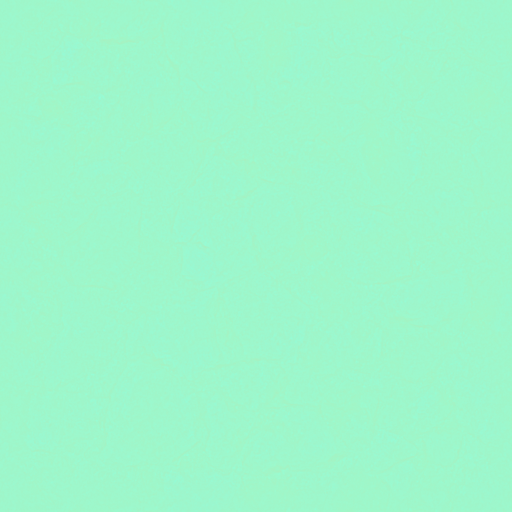
#> input picture Assets/Art/PBR/aether_mask.png, 512 x 512 px, given in place of water.jpg, which was not available
$ python refine_materials_v8.py
#> lines starting #> are read from the running program, lines starting #| are printed output that depends on the picture; pictures that were not available may be replaced by others from this repository, and a replacement may not be noted
"""Iteration 13. Water, ice and glass.

Two new photographic masters (ArtSource/Textures/Iteration13): open-water ripples and
micro-fractured crystal. They rebuild the water normal (sampled by LestingCraft/Water as
layer 8), the crystal/glass layer (12, used by the Glass and CrystalGlass shaders) and a
derived glacial ice that keeps the same conventions:
512px seamless tiles, albedo JPEG q95 4:4:4, lossless packed mask
(R metallic, G AO, B height, A smoothness), luminance-derived normals.

Run after refine_materials_v4/v5, build_materials_v6, build_living_materials and
refine_materials_v7. Then re-render icons:
  python Tools/build_voxel_items.py && python Tools/build_era_v9_assets.py
"""
from pathlib import Path
import json
import numpy as np
from PIL import Image

R = Path(__file__).resolve().parents[1]
OUT = R / 'Assets/Art/PBR'
SRC = R / 'ArtSource/Textures/Iteration13'
N = 512
Y, X = np.mgrid[0:N, 0:N]


def master(name, zoom=1.0):
#> called with name = 'water', zoom = 1.15
    im = Image.open(SRC / (name + '.jpg')).convert('RGB')
    w, h = im.size
#> w = 512; h = 512
    side = int(min(w, h) / zoom)
#> side = 445
    x0, y0 = (w - side) // 2, (h - side) // 2
#> x0 = 33; y0 = 33
    im = im.crop((x0, y0, x0 + side, y0 + side)).resize((N, N), Image.Resampling.LANCZOS)
    return np.asarray(im, float) / 255


def gblur(a, sigma):
    """Frequency-domain blur: wraps, so tiles stay seamless."""
    if sigma <= 0:
        return a
    ky = np.fft.fftfreq(a.shape[0])[:, None]
    kx = np.fft.rfftfreq(a.shape[1])[None, :]
    g = np.exp(-2 * np.pi ** 2 * sigma ** 2 * (kx * kx + ky * ky))
    if a.ndim == 2:
        return np.fft.irfft2(np.fft.rfft2(a) * g, s=a.shape)
    out = np.empty_like(a)
    for c in range(a.shape[2]):
        out[:, :, c] = np.fft.irfft2(np.fft.rfft2(a[:, :, c]) * g, s=a.shape[:2])
    return out


def fnoise(seed, sigma):
    r = np.random.default_rng(seed)
    f = gblur(r.random((N, N)), sigma)
    f = (f - f.min()) / max(f.max() - f.min(), 1e-6)
    return gblur(f, max(sigma * .18, .6))


def tileable(a, band=26):
#> called with band = 26
    a = a.copy()
    for axis in (0, 1):
        for k in range(band):
            t = .5 * (1 - k / band) ** 2
            if axis == 0:
                p, q = a[k].copy(), a[-1 - k].copy()
                a[k] = p * (1 - t) + q * t
                a[-1 - k] = q * (1 - t) + p * t
            else:
                p, q = a[:, k].copy(), a[:, -1 - k].copy()
                a[:, k] = p * (1 - t) + q * t
                a[:, -1 - k] = q * (1 - t) + p * t
        if axis == 0:
            m = (a[0] + a[-1]) * .5
            a[0] = m
            a[-1] = m
        else:
            m = (a[:, 0] + a[:, -1]) * .5
            a[:, 0] = m
            a[:, -1] = m
#> a: shape (512, 512, 3) float64; mean of channels 0, 1, 2 0.0649, 0.569, 0.486
    return a


def contrast(a, amount, pivot=.5):
    return np.clip((a - pivot) * amount + pivot, 0, 1)


files = []


def emit(name, albedo, smooth, metal=0.0, strength=4.0, ao_depth=.9, normal_from=None):
    """Write albedo + normal + packed mask; normals may come from a different field than albedo."""
    a = np.clip(tileable(np.clip(albedo, 0, 1)), 0, 1)
    height_source = a if normal_from is None else np.clip(tileable(normal_from), 0, 1)
#> after the loop in tileable (call 2), `for axis in (0, 1):`: a: shape (512, 512, 3) float64; mean of channels 0, 1, 2 0.0392, 0.919, 0.49
    lum = height_source @ np.array([.2126, .7152, .0722])
    h = np.clip(gblur(lum, .8) * .7 + gblur(lum, 3.4) * .3, 0, 1)
    dx = (np.roll(h, -1, 1) - np.roll(h, 1, 1)) * strength
    dy = (np.roll(h, -1, 0) - np.roll(h, 1, 0)) * strength
    flat = np.maximum(1, np.sqrt(dx * dx + dy * dy) / 1.15)
#> flat: shape (512, 512) float64; every value is 1
    dx /= flat
    dy /= flat
    normal = np.stack([-dx, dy, np.ones_like(h)], -1)
    normal /= np.linalg.norm(normal, axis=-1)[..., None]
    metallic = np.full_like(h, metal) if np.isscalar(metal) else metal
    ao = np.clip(.95 - (gblur(h, 4) - h) * ao_depth, .58, 1)
    mask = np.stack([metallic, ao, h, np.clip(smooth + (h - h.mean()) * .14, .05, .98)], -1)
    Image.fromarray(np.uint8(np.round(a * 255))).save(OUT / (name + '_albedo.jpg'), quality=95, subsampling=0, optimize=True)
    Image.fromarray(np.uint8(np.clip(normal * .5 + .5, 0, 1) * 255)).save(OUT / (name + '_normal.png'), optimize=True)
    Image.fromarray(np.uint8(np.clip(mask, 0, 1) * 255)).save(OUT / (name + '_mask.png'), optimize=True)
    for suffix in ('.png', '.png.meta'):
        (OUT / (name + '_albedo' + suffix)).unlink(missing_ok=True)
    files.append(name)


# ------------------------------------------------------------------------ water
water_source = master('water', zoom=1.15)
# The shader tints and refracts, so albedo stays dark and neutral: the detail lives in the normals.
water_albedo = np.clip(water_source * .38 + np.array([.05, .22, .30]), 0, 1)
emit('water', water_albedo, .95, strength=9.0, ao_depth=.35, normal_from=water_source)

# ------------------------------------------------------------------- ice & glass
crystal_source = master('crystal', zoom=1.1)
#> call 2 of master, with name = 'crystal', zoom = 1.1
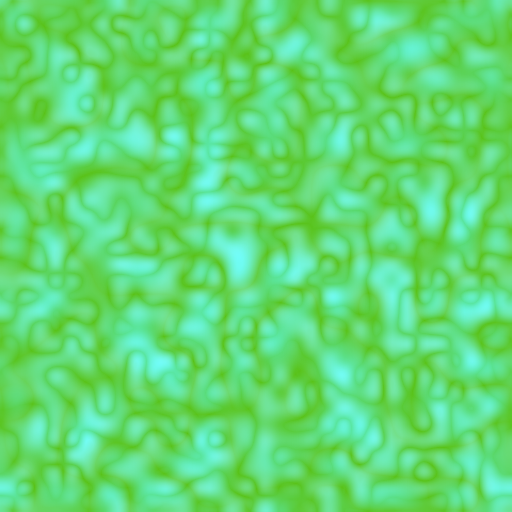
#> input picture Assets/Art/PBR/andromeda-crystal_mask.png, 512 x 512 px, given in place of crystal.jpg, which was not available
crystal_albedo = np.clip(contrast(crystal_source, 1.05, pivot=.82) * .96, 0, 1)
emit('crystal', crystal_albedo, .93, strength=2.2, ao_depth=.45)
#> call 2 of emit, with name = 'crystal', smooth = 0.93, metal = 0, strength = 2.2, ao_depth = 0.45
#> call 3 of tileable, with band = 26
#> after the loop in tileable (call 3), `for axis in (0, 1):`:
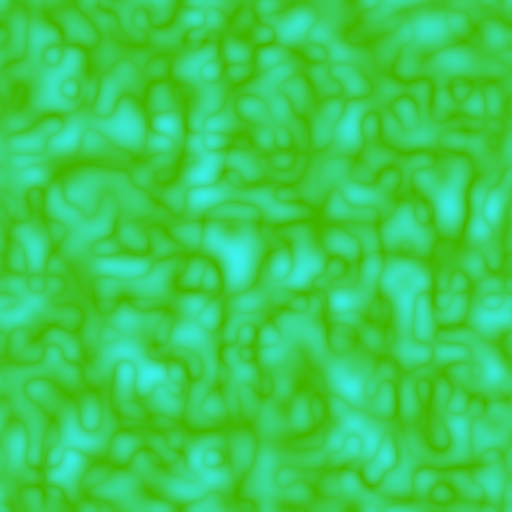
#> a: shape (512, 512, 3) float64; mean of channels 0, 1, 2 0.241, 0.803, 0.337; drawn as R, G, B
#> in emit (call 2), `dx = (np.roll(h, -1, 1) - np.roll(h, 1, 1)) * strength`:
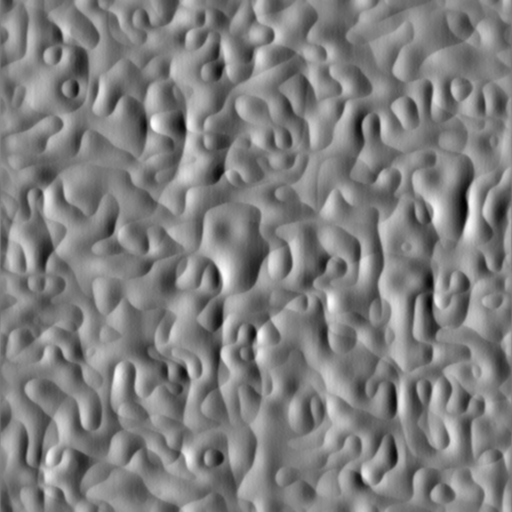
#> dx: shape (512, 512) float64; min -0.0812, max 0.0813, mean 6.05e-21; drawn with min black and max white
#> in emit (call 2), `dy = (np.roll(h, -1, 0) - np.roll(h, 1, 0)) * strength`:
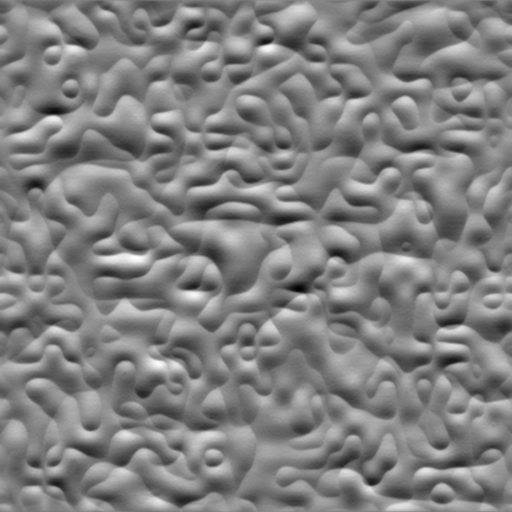
#> dy: shape (512, 512) float64; min -0.0795, max 0.0778, mean 4.07e-20; drawn with min black and max white
#> in emit (call 2), `normal = np.stack([-dx, dy, np.ones_like(h)], -1)`:
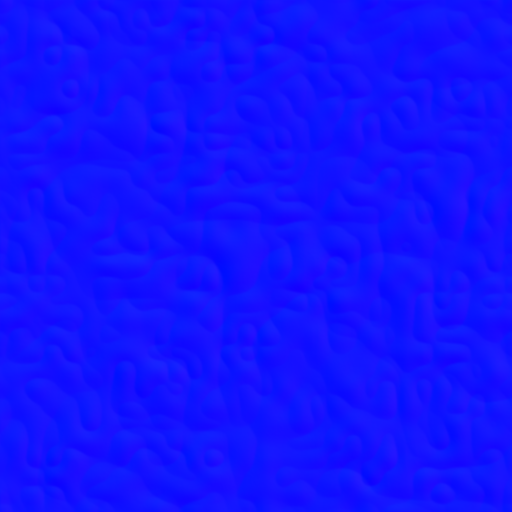
#> normal: shape (512, 512, 3) float64; mean of channels 0, 1, 2 -1.73e-20, -1.2e-18, 1; drawn with min black and max white
#> in emit (call 2), `mask = np.stack([metallic, ao, h, np.clip(smooth + (h - h.mean()) * .1..`:
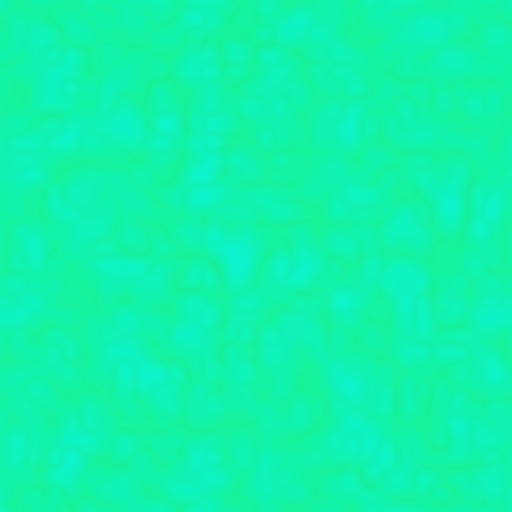
#> mask: shape (512, 512, 4) float64; mean of channels 0, 1, 2, 3 0, 0.95, 0.65, 0.93; transparent parts drawn white

ice = np.clip(crystal_source * np.array([.86, .93, 1.0]) * 1.02, 0, 1)
cracks = np.clip((fnoise(5, 2.2) - .70) * 6, 0, 1)[..., None]
ice = np.clip(ice * (1 - cracks * .30), 0, 1)
# Frosted patches so ice does not read as plain white rock.
frost = np.clip((fnoise(6, 7.0) - .55) * 3.2, 0, 1)[..., None]
ice = np.clip(ice * (1 - frost * .18) + frost * .18 * np.array([.88, .94, 1.0]), 0, 1)
emit('glacial-ice', ice, .82, strength=2.6, ao_depth=.5)
#> call 4 of tileable, with band = 26
#> after the loop in tileable (call 4), `for axis in (0, 1):`:
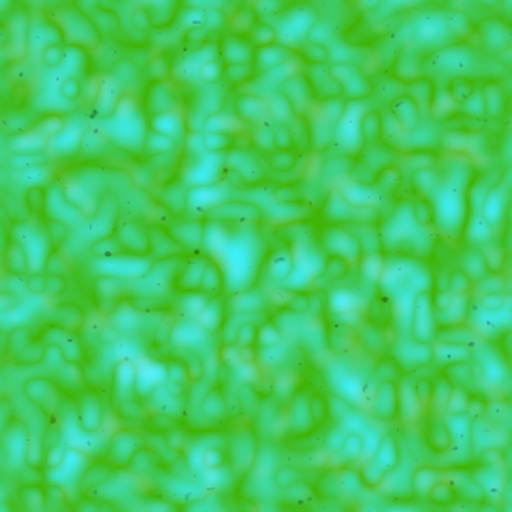
#> a: shape (512, 512, 3) float64; mean of channels 0, 1, 2 0.262, 0.796, 0.398; drawn as R, G, B

#> (the run stopped early here; a loop or call above may not have finished)
